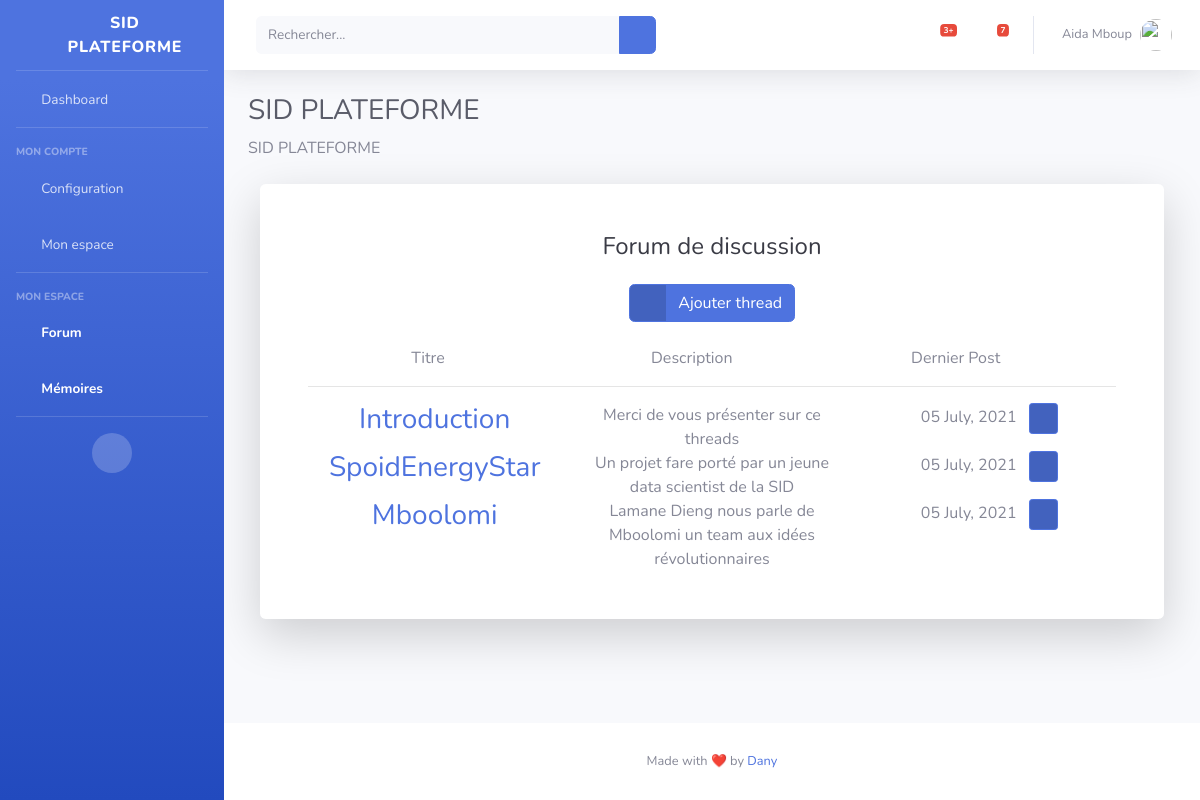
Screenshot of /user/thread (signed in) with the database file from the repository.
### app/base/models.py (models this page shows, shortened)
class User(db.Model, UserMixin):
    id = db.Column(db.Integer, primary_key=True)
    first_name = db.Column(db.String(150))
    last_name = db.Column(db.String(150))
    email = db.Column(db.String(150), unique=True)
    confirmed = db.Column(db.Boolean, default=False)
    password_hash = db.Column(db.String(150))
    role_id = db.Column(db.Integer, db.ForeignKey('roles.id'))
    replies = db.relationship('Reply', backref='user', lazy='dynamic')
    @property
    def password(self):
        raise AttributeError('`password` is not a readable attribute')

class Threads(db.Model):
    id = db.Column(db.Integer, primary_key=True)
    title = db.Column(db.String(120))
    description = db.Column(db.String(200))
    create_at = db.Column(db.DateTime, default=datetime.utcnow)
    replies = db.relationship('Reply', backref='thread', lazy='dynamic')
    def last_post_reply(self):
        last_reply = Reply.query.filter_by(thread_id=self.id).order_by(Reply.created_at.desc()).first()
        if last_reply:
            return last_reply.created_at
        return self.create_at

class Reply(db.Model):
    id = db.Column(db.Integer, primary_key=True)
    thread_id = db.Column(db.Integer, db.ForeignKey('threads.id'))
    user_id = db.Column(db.Integer, db.ForeignKey('user.id'))
    message = db.Column(db.String(200))
    created_at = db.Column(db.DateTime, default=datetime.utcnow)

### app/home/views.py (the view, shortened to what this page needs)
@blueprint.route('/thread', methods=['GET','POST'])
@login_required
def thread():
    form = NewThread()
    threads= Threads.query.all()
    return render_template('user/thread.html', form=form, user=current_user, threads=threads)

### app/home/forms.py
class NewThread(FlaskForm):
    title = StringField('Titre', validators=[InputRequired()])
    description = StringField('Description', validators=[InputRequired()])

### app/base/models.py (called while the page is built)
@login_manager.user_loader
def loader_user(key):
    return User.query.get(int(key))

### app/templates/user/thread.html (shortened to what this page needs)
{% extends "user/index.html" %}
{% block thread %}
<div class="container">
    <div class="row justify-content-center">
        <div class="card-body p-0">
            <div  class="card o-hidden border-0 shadow-lg my-12">
                <div class="p-5">
                    <div class="text-center">
                        <h1 class="h4 text-gray-900 mb-4">Forum de discussion</h1>
                        <a href="#" class="btn btn-primary btn-icon-split" data-toggle="modal" data-target="#ThreadModal">
                            <span class="icon text-white-50">
                              <i class="fas fa-plus"></i>
                            </span>
                            <span class="text">Ajouter thread</span>
                          </a>
                    </div>
                    <br>
                    <div class="text-center">
                        <div style="width: 95%;" class="panel-heading">
                            <div class="row">
                                <div class="col-lg-4">Titre</div>
                                <div class="col-lg-4">Description</div>
                                <div class="col-lg-4">Dernier Post</div>
                            </div>
                        </div>
                        <hr>
                        {% for thread in threads %}
                        <div class="panel-body">
                            <div class="row">
                                <div class="col-lg-4">
                                    <h3 class="panel-title">
                                        <a href="{{ url_for('user_views.get_thread', thread_id=thread.id)}}">{{ thread.title }}</a>
                                    </h3>
                                </div>
                                <div class="col-lg-4">{{ thread.description }}</div>
                                <div class="col-lg-4"><span class="text">{{thread.last_post_reply().strftime('%d %B, %Y')}}</span> &nbsp;
                                    <a href="{{ url_for('user_views.get_thread', thread_id=thread.id)}}" class="btn btn-primary btn-icon-split btn-sm">
                                        <span class="icon text-white-50">
                                        <i class="fas fa-envelope"></i>
                                        </span>
                                    </a>
                                </div>
                            </div>
                        </div>
                        {% endfor %}
                    </div>
                </div>
            </div>
          </div>
    </div>
</div>
{% endblock %}

### app/templates/site-template/navigation.html (shortened to what this page needs)
<nav class="navbar navbar-expand navbar-light bg-white topbar mb-4 static-top shadow">
    <form class="d-none d-sm-inline-block form-inline mr-auto ml-md-3 my-2 my-md-0 mw-100 navbar-search">
      <div class="input-group">
        <input type="text" class="form-control bg-light border-0 small" placeholder="Rechercher..." aria-label="Search" aria-describedby="basic-addon2">
        <div class="input-group-append">
          <button class="btn btn-primary" type="button">
            <i class="fas fa-search fa-sm"></i>
          </button>
        </div>
      </div>
    </form>
    <ul class="navbar-nav ml-auto">
      <li class="nav-item dropdown no-arrow mx-1">
        <a class="nav-link dropdown-toggle" href="#" id="alertsDropdown" role="button" data-toggle="dropdown" aria-haspopup="true" aria-expanded="false">
          <i class="fas fa-bell fa-fw"></i>
          <span class="badge badge-danger badge-counter">3+</span>
        </a>
      </li>
      <li class="nav-item dropdown no-arrow mx-1">
        <a class="nav-link dropdown-toggle" href="#" id="messagesDropdown" role="button" data-toggle="dropdown" aria-haspopup="true" aria-expanded="false">
          <i class="fas fa-envelope fa-fw"></i>
          <span class="badge badge-danger badge-counter">7</span>
        </a>
      </li>
      <li class="nav-item dropdown no-arrow">
        <a class="nav-link dropdown-toggle" href="#" id="userDropdown" role="button" data-toggle="dropdown" aria-haspopup="true" aria-expanded="false">
          <span class="mr-2 d-none d-lg-inline text-gray-600 small">{{ user.first_name }}&nbsp;{{ user.last_name }}</span>
          <img class="img-profile rounded-circle" src="/static/img/testi_01.png">
        </a>
      </li>
    </ul>
 </nav>

### rows the page displays
User: first_name "Aida", last_name "Mboup"
Threads: title "Introduction", description "Merci de vous présenter sur ce threads", last_post_reply "05 July, 2021"
Threads: title "SpoidEnergyStar", description "Un projet fare porté par un jeune data scientist de la SID", last_post_reply "05 July, 2021"
Threads: title "Mboolomi", description "Lamane Dieng nous parle de Mboolomi un team aux idées révolutionnaires", last_post_reply "05 July, 2021"
